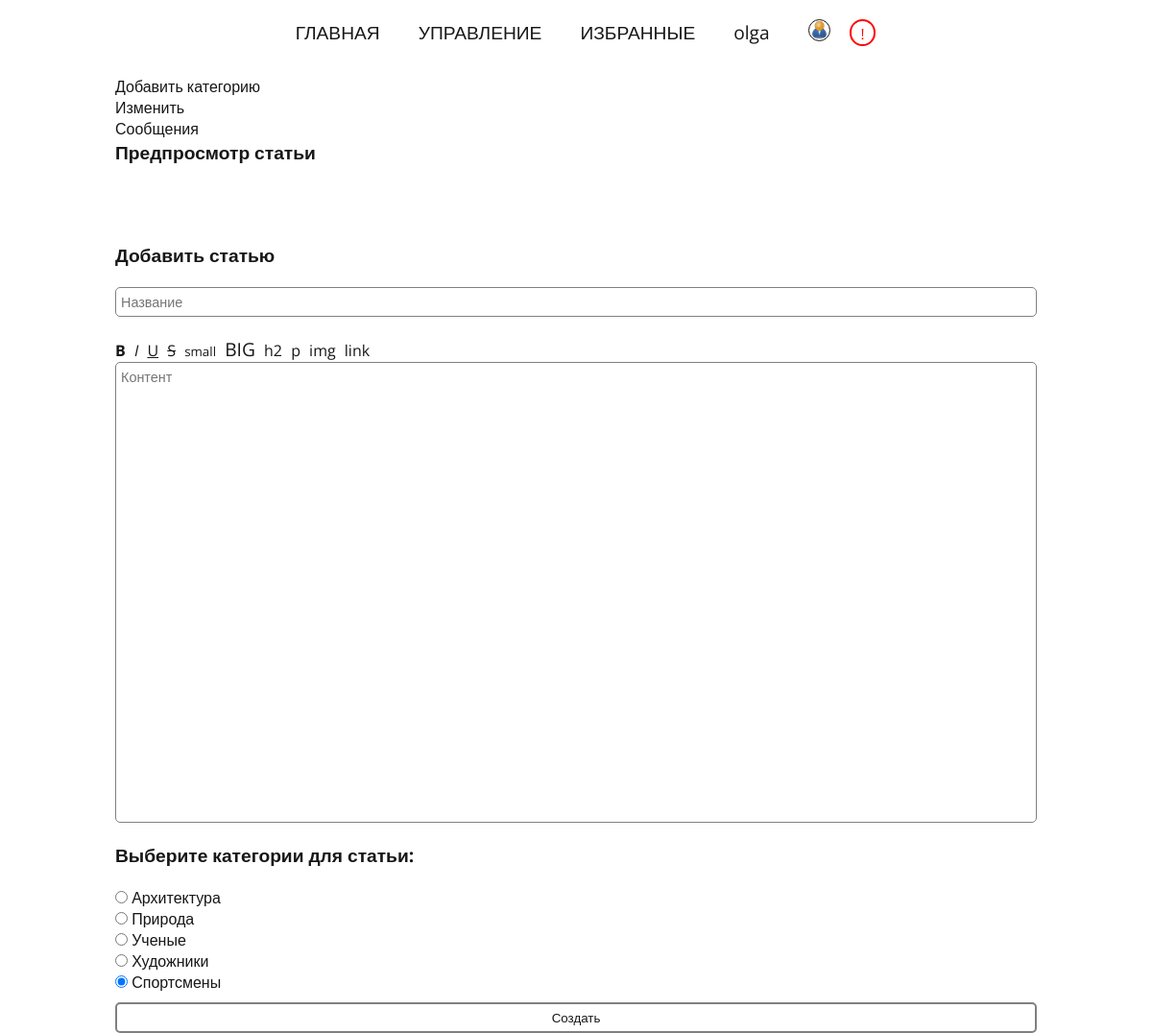
/pages/content-manager.php?mode=create_article (signed in), run on an earlier commit of the app's database.
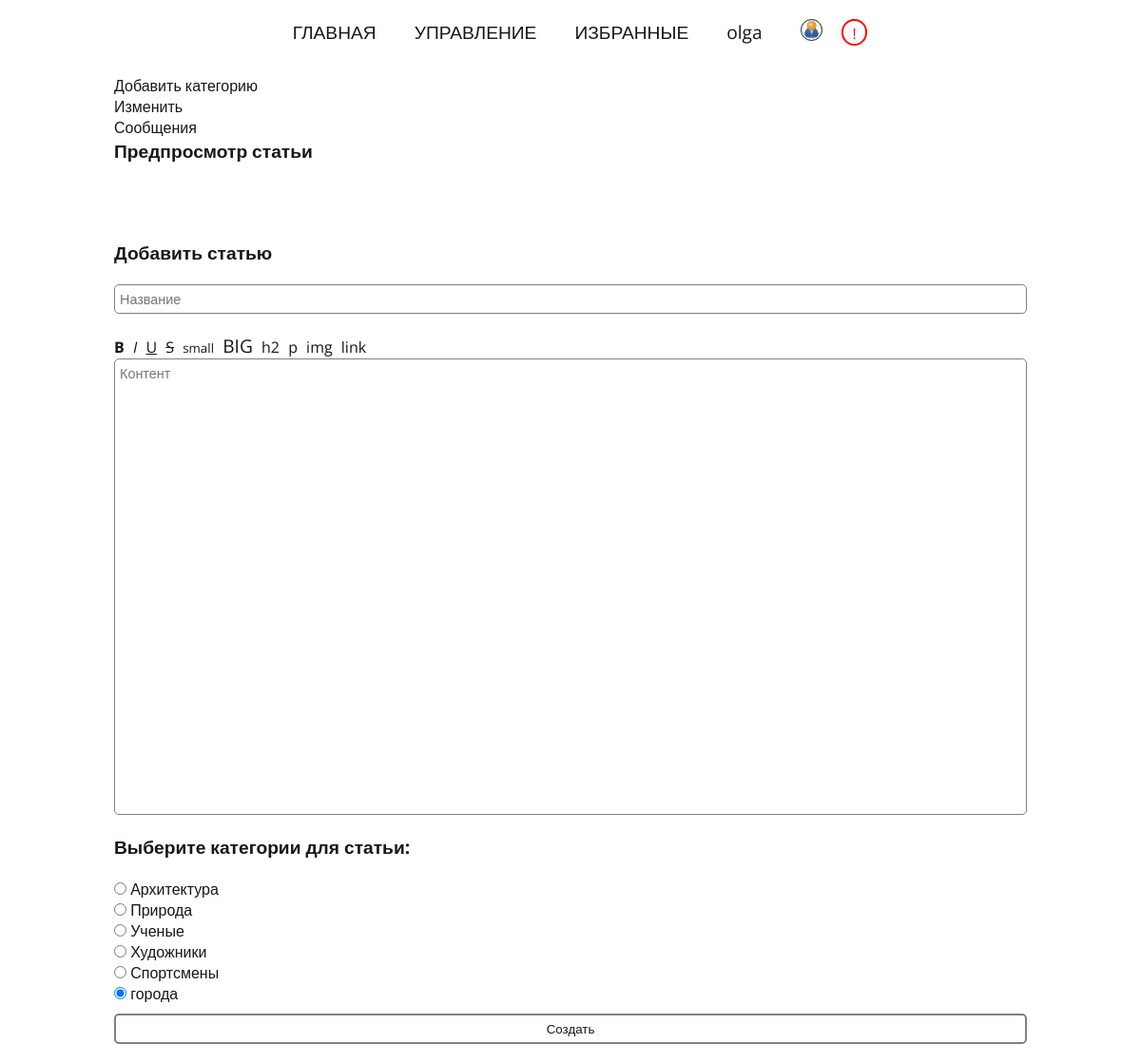
And on a later commit of the database.
### tables this page shows
CREATE TABLE `categories` (
  `id` int(11) NOT NULL,
  `title` varchar(100) NOT NULL,
  `description` varchar(255) NOT NULL,
  `last_author` varchar(20) DEFAULT NULL,
  `pubdate` timestamp NOT NULL DEFAULT current_timestamp()
);

### includes/get-user.php (called while the page is built, shortened)
<?php
	if (isset($_SESSION['user'])) {
		$user_id = $_SESSION['user'];
		$user = mysqli_query($connection, "SELECT * FROM `users` WHERE `id` = $user_id");
		if (mysqli_num_rows($user) !== false) {
			$user = mysqli_fetch_assoc($user);
		}
	}

### pages/content-manager.php (the view, shortened to what this page needs)
<!DOCTYPE html>
<html lang="ru">
<head>
	<?php require '../includes/config.php' ?>
	<?php include '../includes/get-user.php'; if (isset($_SESSION['user']) and $user['status'] == 'editor' or $user['status'] == 'admin') { ?>
	<?php include '../includes/common-header.php' ?>
	<link rel="stylesheet" type="text/css" href="../css/article.css?version=1.0">
	<link rel="stylesheet" type="text/css" href="../css/content-manager.css?version=1.0">
</head>
<body>
	<?php
		include '../includes/topnav.php';
		$mode = $_GET['mode'];
		if ($mode == 'create_article') {
			$mode_name = 'Добавить статью';
			$title_placeholder = 'Название';
			$textarea_placeholder = "Контент";
		}
		?>
		<div class="toptoolmenu container wrapper">
			<?php include '../includes/content-manager-aside-content.php' ?>
		</div>
		<div class="container wrapper">
		<?php
		if ($mode == 'create_article' or $mode == 'update_article') { ?>
			<div class="container wrapper">
				<div class="page_subtitle">
					<span>
						Предпросмотр статьи
					</span>
				</div>
				<article class="post-preview">
				</article>
			</div>
		<?php } ?>
			<div class="container wrapper">
				<div class="page_subtitle">
					<span>
						<?php echo $mode_name ?>
					</span>
				</div>
				<form action="content-manager-handler.php" method="post" autocomplete="off">
					<input id="title" type="text" name="title" placeholder="<?php echo $title_placeholder ?>" required="true" value="<?php echo @$title ?>">
					<?php
						if ($mode == 'create_article' or $mode == 'update_article') {
							?>
							<div class="toolbar">
								<button type="button" onclick="add('<b></b>', 3)"><b>B</b></button>
								<button type="button" onclick="add('<i></i>', 3)"><i>I</i></button>
								<button type="button" onclick="add('<u></u>', 3)"><u>U</u></button>
								<button type="button" onclick="add('<s></s>', 3)"><s>S</s></button>
								<button type="button" onclick="add('<small></small>', 7)"><small>small</small></button>
								<button type="button" onclick="add('<big></big>', 5)"><big>BIG</big></button>
								<button type="button" onclick="add('<h2></h2>', 4)">h2</button>
								<button type="button" onclick="add('<p></p>', 3)">p</button>
								<button type="button" onclick='add("<img src=\"\" alt=\"\">", 10)'>img</button>
								<button type="button" onclick='add("<a href=\"\"></a>", 9)'>link</button>
							</div>
							<textarea id="post-text" name="text" type="text" placeholder="<?php echo $textarea_placeholder ?>" required="true" spellcheck="true"><?php echo @$content ?></textarea>
							<div class="page_subtitle">
								<span>
									Выберите категории для статьи:
								</span>
							</div>
							<div class="categories-variants">
								<?php
									$categories = mysqli_query($connection, "SELECT * from `categories`");
									if (mysqli_num_rows($categories) > 0) {
										while ($category = mysqli_fetch_assoc($categories)) {
											?>
											<div class="category-variant">
												<input <?php if ($mode == 'update_article' and strpos($category_id, ' ' . $category['id'] . ',') !== false) { echo 'checked'; } else if ($mode != 'update_article') { echo 'checked'; } ?> class="category-box" type="radio" name="category" value="<?php echo $category['id'] ?>">
												<label class="category-title" for="category"><?php echo $category['title'] ?></label>
											</div>
											<?php
										}
									}
								?>
							</div>
							<?php
						}
						else if ($mode == 'update_category' or $mode == 'add_category') {
							?>
							<textarea id="category-description" name="text" type="text" placeholder="<?php echo $textarea_placeholder ?>" required="true" maxlength="255"><?php echo @$content ?></textarea>
							<?php
						}
						if ($mode == 'add_category' or $mode == 'create_article') {
							?>
							<button class="send-button">Создать</button>
							<?php
						}
					?>
				</form>
			</div>
		</div>
	</body>
</html>
<?php }?>

What changed in the data, as far as the page shows it:
changed categories "Спортсмены": category "☑" → "☐"
added categories: category "☑", title "города"
